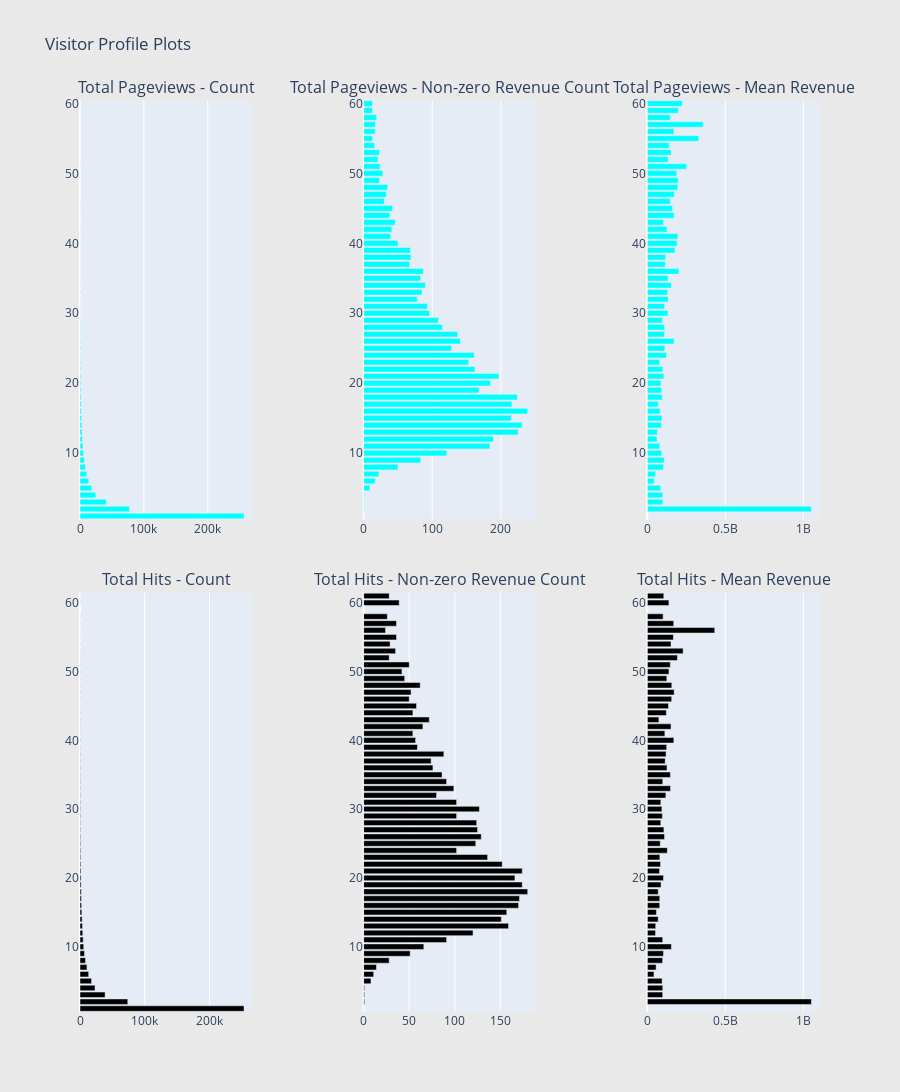

The notebook cell this image was saved under:
### Markdown cell above
Inferences:
* In the traffic source plot, though Youtube has high number of general counts in the dataset, the number of non-zero revenue counts for Youtube is very small. 

* On the traffic source medium, "referral" has less non-zero revenue count compared to "organic" medium.

**Visitor Profile:**

Now let's have a look at the visitor profile variables like number of pageviews by the visitor and number of hits by the visitor.

### Code cell
# Page views
cnt_srs = train_df.groupby('totals.pageviews')['totals.transactionRevenue'].agg(['size', 'count', 'mean'])
cnt_srs.columns = ["count", "count of non-zero revenue", "mean"]
cnt_srs = cnt_srs.sort_values(by="count", ascending=False)
trace1 = horizontal_bar_chart(cnt_srs["count"].head(60), 'cyan')
trace2 = horizontal_bar_chart(cnt_srs["count of non-zero revenue"].head(60), 'cyan')
trace5 = horizontal_bar_chart(cnt_srs["mean"].head(60), 'cyan')

# Hits
cnt_srs = train_df.groupby('totals.hits')['totals.transactionRevenue'].agg(['size', 'count', 'mean'])
cnt_srs.columns = ["count", "count of non-zero revenue", 'mean']
cnt_srs = cnt_srs.sort_values(by="count", ascending=False)
trace3 = horizontal_bar_chart(cnt_srs["count"].head(60), 'black')
trace4 = horizontal_bar_chart(cnt_srs["count of non-zero revenue"].head(60), 'black')
trace6 = horizontal_bar_chart(cnt_srs["mean"].head(60), 'black')

# Creating two subplots
fig = tools.make_subplots(rows=2, cols=3, vertical_spacing=0.08, horizontal_spacing=0.15, 
                          subplot_titles=["Total Pageviews - Count", "Total Pageviews - Non-zero Revenue Count", "Total Pageviews - Mean Revenue",
                                          "Total Hits - Count",  "Total Hits - Non-zero Revenue Count", "Total Hits - Mean Revenue"])

fig.append_trace(trace1, 1, 1)
fig.append_trace(trace2, 1, 2)
fig.append_trace(trace5, 1, 3)
fig.append_trace(trace3, 2, 1)
fig.append_trace(trace4, 2, 2)
fig.append_trace(trace6, 2, 3)

fig['layout'].update(height=1200, width=900, paper_bgcolor='rgb(233,233,233)', title="Visitor Profile Plots")
py.iplot(fig, filename='visitor-profile-plots')

### Figure 1 — Plotly figure (JSON) as saved in the notebook; plotly's stock layout.template omitted (floating-point values rounded to 4 significant figures)
{"data": [{"marker": {"color": "cyan"}, "orientation": "h", "showlegend": false, "type": "bar", "x": [42, 42, 45, 46, 46, 52, 55, 62, 70, 75, 76, 77, 94, 101, 102, 111, 117, 127, 142, 169, 174, 178, 187, 214, 244, 248, 280, 314, 336, 381, 383, 426, 515, 546, 626, 641, 802, 866, 934, 1107, 1206, 1350, 1620, 1873, 2049, 2386, 2847, 3172, 3719, 4698, 5490, 6840, 8417, 10517, 13571, 18260, 24849, 41092, 77389, 256861], "xaxis": "x", "y": ["59", "60", "58", "55", "56", "57", "54", "53", "50", "52", "49", "51", "48", "46", "47", "43", "44", "45", "42", "41", "39", "40", "38", "37", "35", "36", "34", "33", "32", "30", "31", "29", "28", "27", "26", "25", "24", "23", "22", "21", "20", "19", "18", "17", "16", "15", "14", "13", "12", "11", "10", "9", "8", "7", "6", "5", "4", "3", "2", "1"], "yaxis": "y"}, {"marker": {"color": "cyan"}, "orientation": "h", "showlegend": false, "type": "bar", "x": [13, 13, 19, 13, 17, 17, 16, 23, 28, 21, 23, 24, 35, 30, 33, 46, 38, 42, 41, 39, 68, 50, 69, 67, 83, 87, 90, 85, 78, 96, 93, 109, 115, 137, 141, 128, 161, 153, 162, 197, 185, 168, 224, 216, 239, 215, 231, 225, 189, 184, 121, 83, 50, 22, 17, 9, 1, 1, 1, 0], "xaxis": "x2", "y": ["59", "60", "58", "55", "56", "57", "54", "53", "50", "52", "49", "51", "48", "46", "47", "43", "44", "45", "42", "41", "39", "40", "38", "37", "35", "36", "34", "33", "32", "30", "31", "29", "28", "27", "26", "25", "24", "23", "22", "21", "20", "19", "18", "17", "16", "15", "14", "13", "12", "11", "10", "9", "8", "7", "6", "5", "4", "3", "2", "1"], "yaxis": "y2"}, {"marker": {"color": "cyan"}, "orientation": "h", "showlegend": false, "type": "bar", "x": [199500000.0, 224200000.0, 146700000.0, 328900000.0, 170500000.0, 357800000.0, 140860000, 151900000.0, 187700000.0, 133000000.0, 199300000.0, 251956250, 195800000.0, 146900000.0, 173000000.0, 104400000.0, 172000000.0, 161900000.0, 126300000.0, 195900000.0, 177200000.0, 191267000, 117100000.0, 115600000.0, 132800000.0, 202100000.0, 153600000.0, 129800000.0, 133700000.0, 132357500, 111100000.0, 98090000.0, 110300000.0, 110000000.0, 171800000.0, 112400000.0, 122900000.0, 79660000.0, 99480000.0, 106300000.0, 87740000.0, 91600000.0, 96011875, 69470000.0, 81880000.0, 94260000.0, 90110000.0, 64070000.0, 62060000.0, 79760000.0, 92180000.0, 108000000.0, 103508800, 53550000.0, 44350000.0, 85890000.0, 98990000, 98330000, 1052000000, null], "xaxis": "x3", "y": ["59", "60", "58", "55", "56", "57", "54", "53", "50", "52", "49", "51", "48", "46", "47", "43", "44", "45", "42", "41", "39", "40", "38", "37", "35", "36", "34", "33", "32", "30", "31", "29", "28", "27", "26", "25", "24", "23", "22", "21", "20", "19", "18", "17", "16", "15", "14", "13", "12", "11", "10", "9", "8", "7", "6", "5", "4", "3", "2", "1"], "yaxis": "y3"}, {"marker": {"color": "black"}, "orientation": "h", "showlegend": false, "type": "bar", "x": [92, 93, 98, 98, 102, 112, 114, 118, 127, 160, 161, 165, 184, 197, 197, 200, 204, 237, 240, 258, 274, 319, 346, 358, 389, 420, 453, 471, 537, 566, 658, 662, 704, 794, 912, 964, 1012, 1150, 1303, 1434, 1621, 1707, 1954, 2173, 2471, 2810, 3230, 3752, 4244, 4907, 5682, 6919, 8453, 10787, 13330, 17847, 23210, 38754, 73858, 253432], "xaxis": "x4", "y": ["60", "61", "56", "57", "58", "54", "55", "53", "52", "50", "49", "51", "48", "47", "45", "44", "46", "41", "42", "43", "40", "39", "37", "38", "36", "35", "34", "33", "32", "31", "29", "30", "28", "27", "26", "25", "24", "23", "22", "21", "20", "19", "18", "17", "16", "15", "14", "13", "12", "11", "10", "9", "8", "7", "6", "5", "4", "3", "2", "1"], "yaxis": "y4"}, {"marker": {"color": "black"}, "orientation": "h", "showlegend": false, "type": "bar", "x": [39, 28, 24, 36, 26, 29, 36, 35, 28, 42, 45, 50, 62, 52, 58, 54, 50, 54, 65, 72, 57, 59, 74, 88, 76, 86, 91, 99, 80, 102, 102, 127, 124, 125, 129, 123, 102, 136, 152, 174, 166, 174, 180, 171, 170, 157, 151, 159, 120, 91, 66, 51, 28, 14, 11, 8, 1, 1, 1, 0], "xaxis": "x5", "y": ["60", "61", "56", "57", "58", "54", "55", "53", "52", "50", "49", "51", "48", "47", "45", "44", "46", "41", "42", "43", "40", "39", "37", "38", "36", "35", "34", "33", "32", "31", "29", "30", "28", "27", "26", "25", "24", "23", "22", "21", "20", "19", "18", "17", "16", "15", "14", "13", "12", "11", "10", "9", "8", "7", "6", "5", "4", "3", "2", "1"], "yaxis": "y5"}, {"marker": {"color": "black"}, "orientation": "h", "showlegend": false, "type": "bar", "x": [138300000.0, 105500000.0, 432100000.0, 169100000.0, 101200000.0, 151800000.0, 166860000, 229400000.0, 192900000.0, 138700000.0, 125000000.0, 147484400, 157000000.0, 172000000.0, 135700000.0, 121800000.0, 156041600, 112300000.0, 151800000.0, 74190000.0, 170000000.0, 123900000.0, 114400000.0, 120100000.0, 126217500, 147700000.0, 98850000.0, 148600000.0, 118963250, 86450000.0, 96520000.0, 93290000.0, 86390000.0, 106266320, 109900000.0, 82880000.0, 128100000.0, 80090000.0, 84760000.0, 78160000.0, 103600000.0, 87850000.0, 69770000.0, 79780000.0, 79351000, 57930000.0, 69610000.0, 53710000.0, 52230000.0, 98580000.0, 154100000.0, 103200000.0, 97960000.0, 56380000, 42370000.0, 94630000, 98990000, 98330000, 1052000000, null], "xaxis": "x6", "y": ["60", "61", "56", "57", "58", "54", "55", "53", "52", "50", "49", "51", "48", "47", "45", "44", "46", "41", "42", "43", "40", "39", "37", "38", "36", "35", "34", "33", "32", "31", "29", "30", "28", "27", "26", "25", "24", "23", "22", "21", "20", "19", "18", "17", "16", "15", "14", "13", "12", "11", "10", "9", "8", "7", "6", "5", "4", "3", "2", "1"], "yaxis": "y6"}], "layout": {"annotations": [{"font": {"size": 16}, "showarrow": false, "text": "Total Pageviews - Count", "x": 0.1167, "xanchor": "center", "xref": "paper", "y": 1, "yanchor": "bottom", "yref": "paper"}, {"font": {"size": 16}, "showarrow": false, "text": "Total Pageviews - Non-zero Revenue Count", "x": 0.5, "xanchor": "center", "xref": "paper", "y": 1, "yanchor": "bottom", "yref": "paper"}, {"font": {"size": 16}, "showarrow": false, "text": "Total Pageviews - Mean Revenue", "x": 0.8833, "xanchor": "center", "xref": "paper", "y": 1, "yanchor": "bottom", "yref": "paper"}, {"font": {"size": 16}, "showarrow": false, "text": "Total Hits - Count", "x": 0.1167, "xanchor": "center", "xref": "paper", "y": 0.46, "yanchor": "bottom", "yref": "paper"}, {"font": {"size": 16}, "showarrow": false, "text": "Total Hits - Non-zero Revenue Count", "x": 0.5, "xanchor": "center", "xref": "paper", "y": 0.46, "yanchor": "bottom", "yref": "paper"}, {"font": {"size": 16}, "showarrow": false, "text": "Total Hits - Mean Revenue", "x": 0.8833, "xanchor": "center", "xref": "paper", "y": 0.46, "yanchor": "bottom", "yref": "paper"}], "height": 1200, "paper_bgcolor": "rgb(233,233,233)", "title": {"text": "Visitor Profile Plots"}, "width": 900, "xaxis": {"anchor": "y", "domain": [0, 0.2333]}, "xaxis2": {"anchor": "y2", "domain": [0.3833, 0.6167]}, "xaxis3": {"anchor": "y3", "domain": [0.7667, 1.0]}, "xaxis4": {"anchor": "y4", "domain": [0, 0.2333]}, "xaxis5": {"anchor": "y5", "domain": [0.3833, 0.6167]}, "xaxis6": {"anchor": "y6", "domain": [0.7667, 1.0]}, "yaxis": {"anchor": "x", "domain": [0.54, 1]}, "yaxis2": {"anchor": "x2", "domain": [0.54, 1]}, "yaxis3": {"anchor": "x3", "domain": [0.54, 1]}, "yaxis4": {"anchor": "x4", "domain": [0, 0.46]}, "yaxis5": {"anchor": "x5", "domain": [0, 0.46]}, "yaxis6": {"anchor": "x6", "domain": [0, 0.46]}}}
